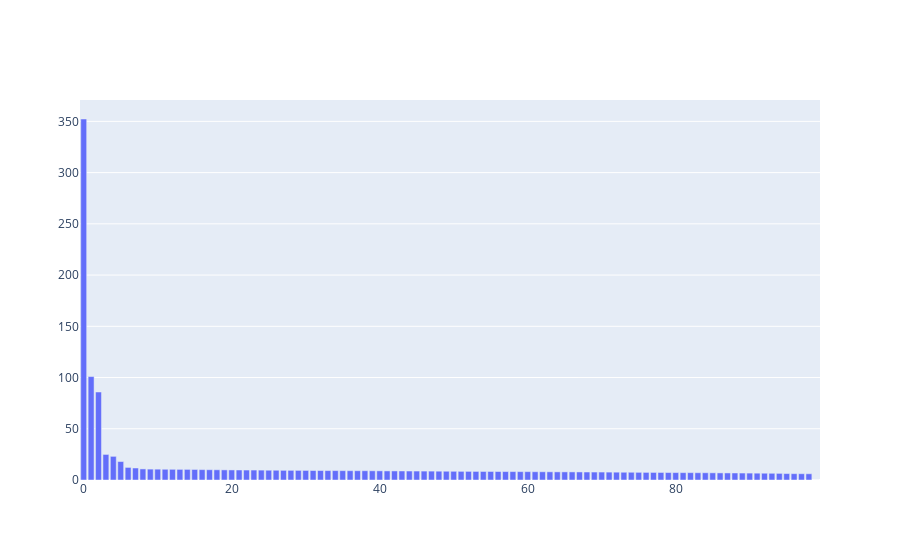

The cell this chart's notebook holds for it:
### Markdown cell above
2. Standardize the 2nd cluster

### Code cell
# subtract the mean
c2_meanzero = c2 - np.mean(c2, axis=1, keepdims=True)
# divide by the standard deviation
c2_std = c2_meanzero/np.std(c2_meanzero, axis=1, keepdims=True)
# SVD
U, S, VT = np.linalg.svd(c2_std, full_matrices=False)

# make a figure showing the singular values
svd_figure = pgo.Figure([pgo.Bar(x=np.arange(len(S)), y=S)])
svd_figure.show()
